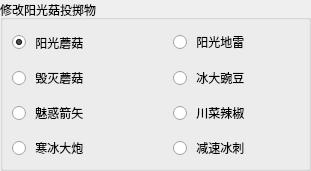
    <widget class="QGroupBox" name="groupBox_2">
     <property name="geometry">
      <rect>
       <x>440</x>
       <y>70</y>
       <width>311</width>
       <height>171</height>
      </rect>
     </property>
     <property name="styleSheet">
      <string notr="true">
font: 10pt &quot;Microsoft YaHei UI&quot;;
</string>
     </property>
     <property name="title">
      <string>修改阳光菇投掷物</string>
     </property>
     <widget class="QRadioButton" name="radioButton_16">
      <property name="geometry">
       <rect>
        <x>12</x>
        <y>28</y>
        <width>151</width>
        <height>29</height>
       </rect>
      </property>
      <property name="layoutDirection">
       <enum>Qt::LeftToRight</enum>
      </property>
      <property name="styleSheet">
       <string notr="true">font: 14pt &quot;Microsoft YaHei UI&quot;;</string>
      </property>
      <property name="text">
       <string> 阳光蘑菇</string>
      </property>
      <property name="checkable">
       <bool>true</bool>
      </property>
      <property name="checked">
       <bool>true</bool>
      </property>
     </widget>
     <widget class="QRadioButton" name="radioButton_17">
      <property name="geometry">
       <rect>
        <x>12</x>
        <y>99</y>
        <width>151</width>
        <height>28</height>
       </rect>
      </property>
      <property name="layoutDirection">
       <enum>Qt::LeftToRight</enum>
      </property>
      <property name="styleSheet">
       <string notr="true">font: 14pt &quot;Microsoft YaHei UI&quot;;</string>
      </property>
      <property name="text">
       <string> 魅惑箭矢</string>
      </property>
     </widget>
     <widget class="QRadioButton" name="radioButton_18">
      <property name="geometry">
       <rect>
        <x>12</x>
        <y>64</y>
        <width>151</width>
        <height>28</height>
       </rect>
      </property>
      <property name="whatsThis">
       <string>&lt;html&gt;&lt;head/&gt;&lt;body&gt;&lt;p&gt;font: 20pt &amp;quot;Microsoft YaHei UI&amp;quot;;&lt;/p&gt;&lt;/body&gt;&lt;/html&gt;</string>
      </property>
      <property name="layoutDirection">
       <enum>Qt::LeftToRight</enum>
      </property>
      <property name="styleSheet">
       <string notr="true">font: 14pt &quot;Microsoft YaHei UI&quot;;</string>
      </property>
      <property name="text">
       <string> 毁灭蘑菇</string>
      </property>
      <property name="checked">
       <bool>false</bool>
      </property>
     </widget>
     <widget class="QRadioButton" name="radioButton_19">
      <property name="geometry">
       <rect>
        <x>173</x>
        <y>99</y>
        <width>131</width>
        <height>28</height>
       </rect>
      </property>
      <property name="layoutDirection">
       <enum>Qt::LeftToRight</enum>
      </property>
      <property name="styleSheet">
       <string notr="true">font: 14pt &quot;Microsoft YaHei UI&quot;;</string>
      </property>
      <property name="text">
       <string> 川菜辣椒</string>
      </property>
     </widget>
     <widget class="QRadioButton" name="radioButton_20">
      <property name="geometry">
       <rect>
        <x>12</x>
        <y>134</y>
        <width>151</width>
        <height>28</height>
       </rect>
      </property>
      <property name="layoutDirection">
       <enum>Qt::LeftToRight</enum>
      </property>
      <property name="styleSheet">
       <string notr="true">font: 14pt &quot;Microsoft YaHei UI&quot;;</string>
      </property>
      <property name="text">
       <string> 寒冰大炮</string>
      </property>
     </widget>
     <widget class="QRadioButton" name="radioButton_21">
      <property name="geometry">
       <rect>
        <x>173</x>
        <y>28</y>
        <width>131</width>
        <height>28</height>
       </rect>
      </property>
      <property name="layoutDirection">
       <enum>Qt::LeftToRight</enum>
      </property>
      <property name="styleSheet">
       <string notr="true">font: 14pt &quot;Microsoft YaHei UI&quot;;</string>
      </property>
      <property name="text">
       <string> 阳光地雷</string>
      </property>
      <property name="checked">
       <bool>false</bool>
      </property>
     </widget>
     <widget class="QRadioButton" name="radioButton_22">
      <property name="geometry">
       <rect>
        <x>173</x>
        <y>64</y>
        <width>131</width>
        <height>28</height>
       </rect>
      </property>
      <property name="layoutDirection">
       <enum>Qt::LeftToRight</enum>
      </property>
      <property name="styleSheet">
       <string notr="true">font: 14pt &quot;Microsoft YaHei UI&quot;;</string>
      </property>
      <property name="text">
       <string> 冰大豌豆</string>
      </property>
     </widget>
     <widget class="QRadioButton" name="radioButton_23">
      <property name="geometry">
       <rect>
        <x>173</x>
        <y>134</y>
        <width>131</width>
        <height>28</height>
       </rect>
      </property>
      <property name="layoutDirection">
       <enum>Qt::LeftToRight</enum>
      </property>
      <property name="styleSheet">
       <string notr="true">font: 14pt &quot;Microsoft YaHei UI&quot;;</string>
      </property>
      <property name="text">
       <string> 减速冰刺</string>
      </property>
     </widget>
    </widget>
